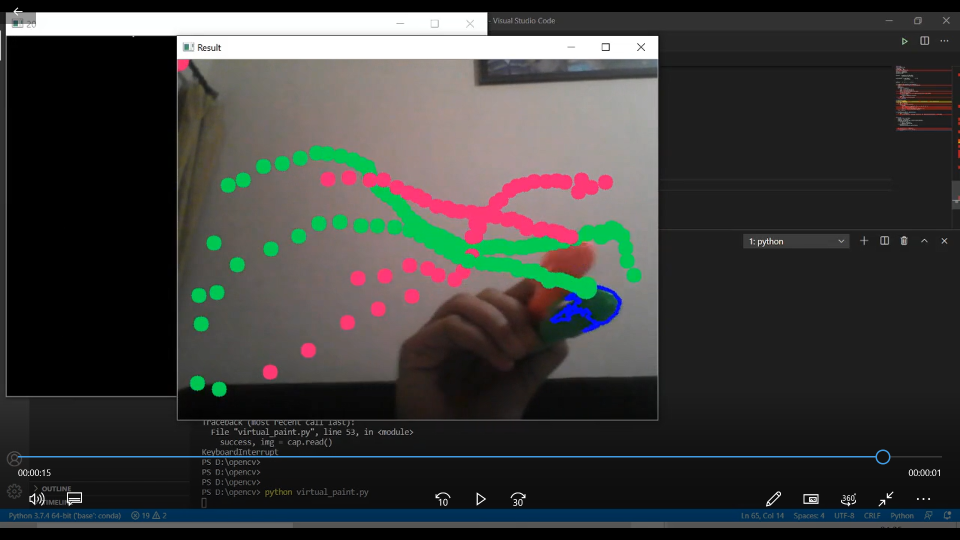
#> input picture VirtualPaint.png, 1920 x 1080 px, given in place of the camera (shown at 1/2 size)
$ python virtual_paint.py
#> lines starting #> are read from the running program, lines starting #| are printed output that depends on the picture; after the words box and inside, x2 and y2 are one past the last pixel; in counts of white or black regions, pixels touching at a corner belong together
#> further down, img is the input picture: shape (1080, 1920, 3); mean B, G, R 58.4, 59.8, 59.8
import cv2
import numpy as np
frameWidth = 640
frameHeight = 480
cap = cv2.VideoCapture(0)
cap.set(3, frameWidth)
cap.set(4, frameHeight)
cap.set(10,150)

myColors = [[39,65,51,171,255,255],    ## Hue min, Sat min, Value min, Hue max, Sat max, Value max
            [20,88,133,179,255,255]      ## These values are set in accordance to make the only object visible to camera whose color is going to be used.
            ]                               ## [THERE IS WHOLE DIFFERENT CODE TO FIND THIS :) ---> Can ask for it or will upload soon ]


myColorValues = [[84,230,0],          ## BGR value of color to be used
                 [117,32,243]
                 ]

myPoints =  []  ## [x , y , colorId ]

def findColor(img,myColors,myColorValues):
    imgHSV = cv2.cvtColor(img, cv2.COLOR_BGR2HSV)
#> imgHSV: shape (1080, 1920, 3); mean H, S, V 20.5, 29.1, 67.2
    count = 0
    newPoints=[]
    for color in myColors:
        lower = np.array(color[0:3])
        upper = np.array(color[3:6])
        mask = cv2.inRange(imgHSV,lower,upper)
        x,y=getContours(mask)
        cv2.circle(imgResult,(x,y),15,myColorValues[count],cv2.FILLED)
        if x!=0 and y!=0:
            newPoints.append([x,y,count])
        count +=1
#> this loop made 2 passes
#> (x, y) on passes 1 to 2: (686, 291), (951, 298)
#> pass 1, in findColor, `mask = cv2.inRange(imgHSV,lower,upper)`:
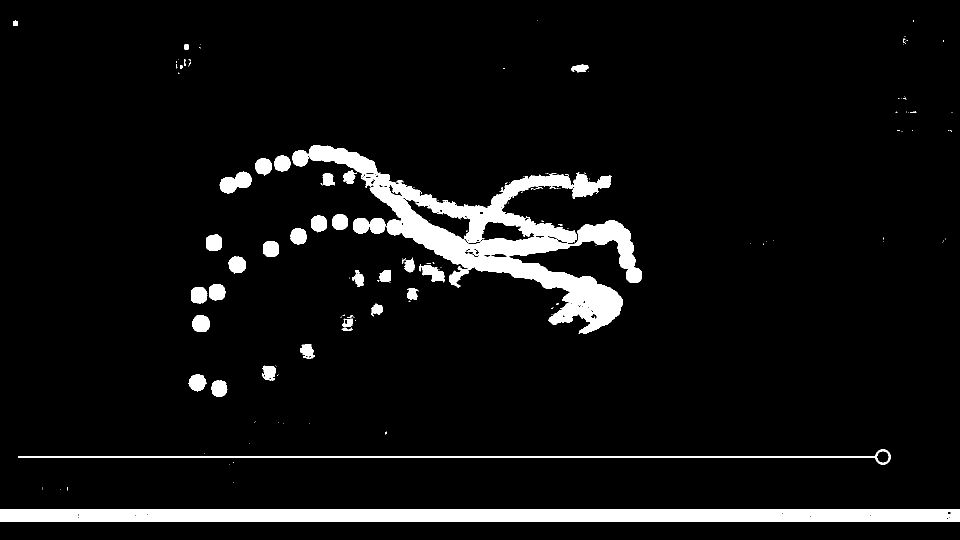
#> mask: shape (1080, 1920) (shown at 1/2 size); 6.6% white; 170 white regions (126 under 20 px), largest, box (x1, y1, x2, y2) and area: (725, 344, 1284, 668) 55329, (0, 1018, 1920, 1044) 49615, (36, 899, 1781, 929) 5451
#> pass 2, in findColor, `mask = cv2.inRange(imgHSV,lower,upper)`:
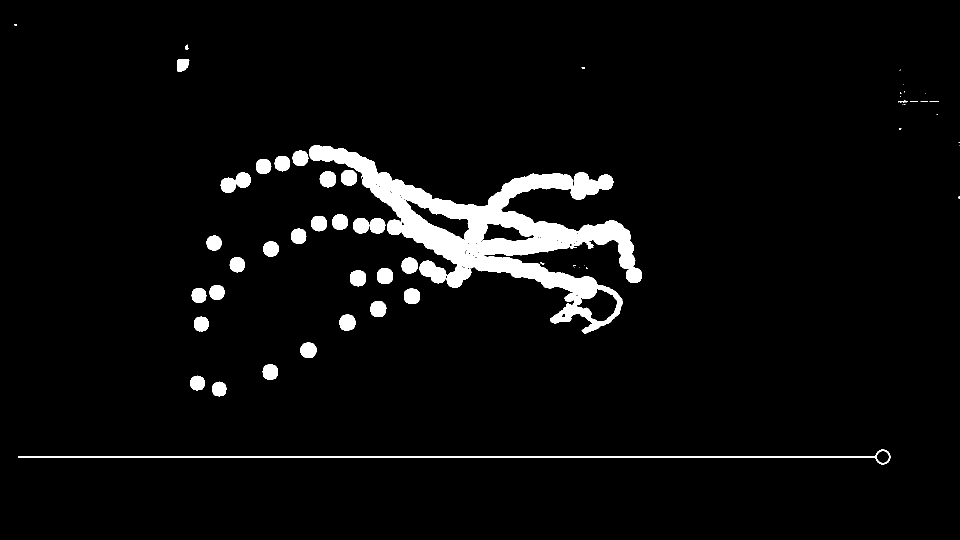
#> mask: shape (1080, 1920) (shown at 1/2 size); 4.4% white; 60 white regions (21 under 20 px), largest, box (x1, y1, x2, y2) and area: (618, 290, 1284, 667) 61696, (36, 899, 1781, 929) 5393, (839, 521, 893, 567) 1552
#> after the loop:
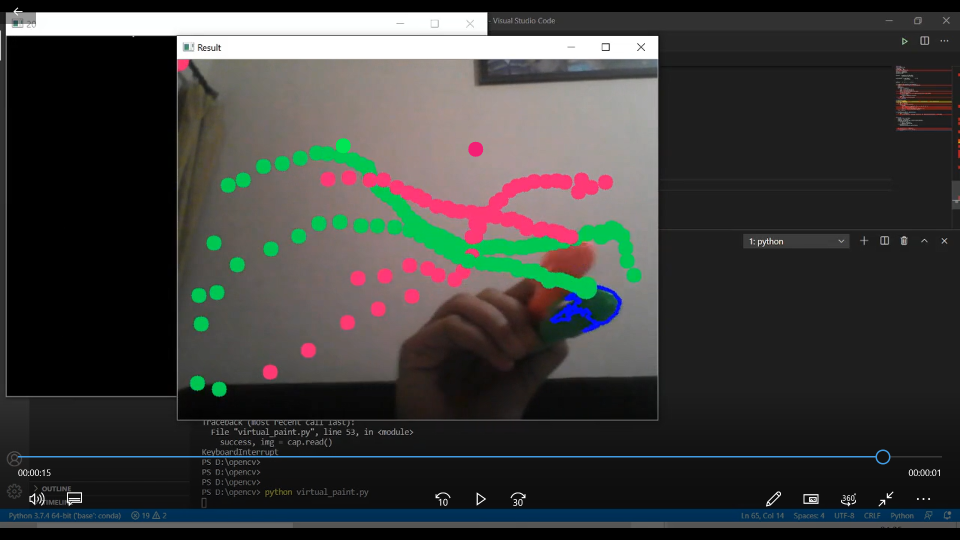
#> imgResult: shape (1080, 1920, 3) (shown at 1/2 size); 0.07% of pixels changed, all inside (x1, y1, x2, y2) = (671, 276, 967, 314)
#> after the loop, count = 2; newPoints = [[686, 291, 0], [951, 298, 1]]
        #cv2.imshow(str(color[0]),mask)   ## This is to see the masked object only
    return newPoints

def getContours(img):
    contours,hierarchy = cv2.findContours(img,cv2.RETR_EXTERNAL,cv2.CHAIN_APPROX_NONE)
    x,y,w,h = 0,0,0,0
    for cnt in contours:
        area = cv2.contourArea(cnt)
        if area>500:
            #cv2.drawContours(imgResult, cnt, -1, (255, 0, 0), 3)
            peri = cv2.arcLength(cnt,True)
            approx = cv2.approxPolyDP(cnt,0.02*peri,True)
            x, y, w, h = cv2.boundingRect(approx)
    return x+w//2,y

def drawOnCanvas(myPoints,myColorValues):
    for point in myPoints:
        cv2.circle(imgResult, (point[0], point[1]), 10, myColorValues[point[2]], cv2.FILLED)


while True:
    success, img = cap.read()
    imgResult = img.copy()
    newPoints = findColor(img, myColors,myColorValues)
#> newPoints = [[686, 291, 0], [951, 298, 1]]
    if len(newPoints)!=0:
        for newP in newPoints:
            myPoints.append(newP)
#> this loop made 2 passes
#> after the loop, myPoints = [[686, 291, 0], [951, 298, 1]]
    if len(myPoints)!=0:
        drawOnCanvas(myPoints,myColorValues)
#> the loop in drawOnCanvas, `for point in myPoints:` made 2 passes


    cv2.imshow("Result", imgResult)
    if cv2.waitKey(1) & 0xFF == ord('q'):
#> (key q is pressed here)
        break
